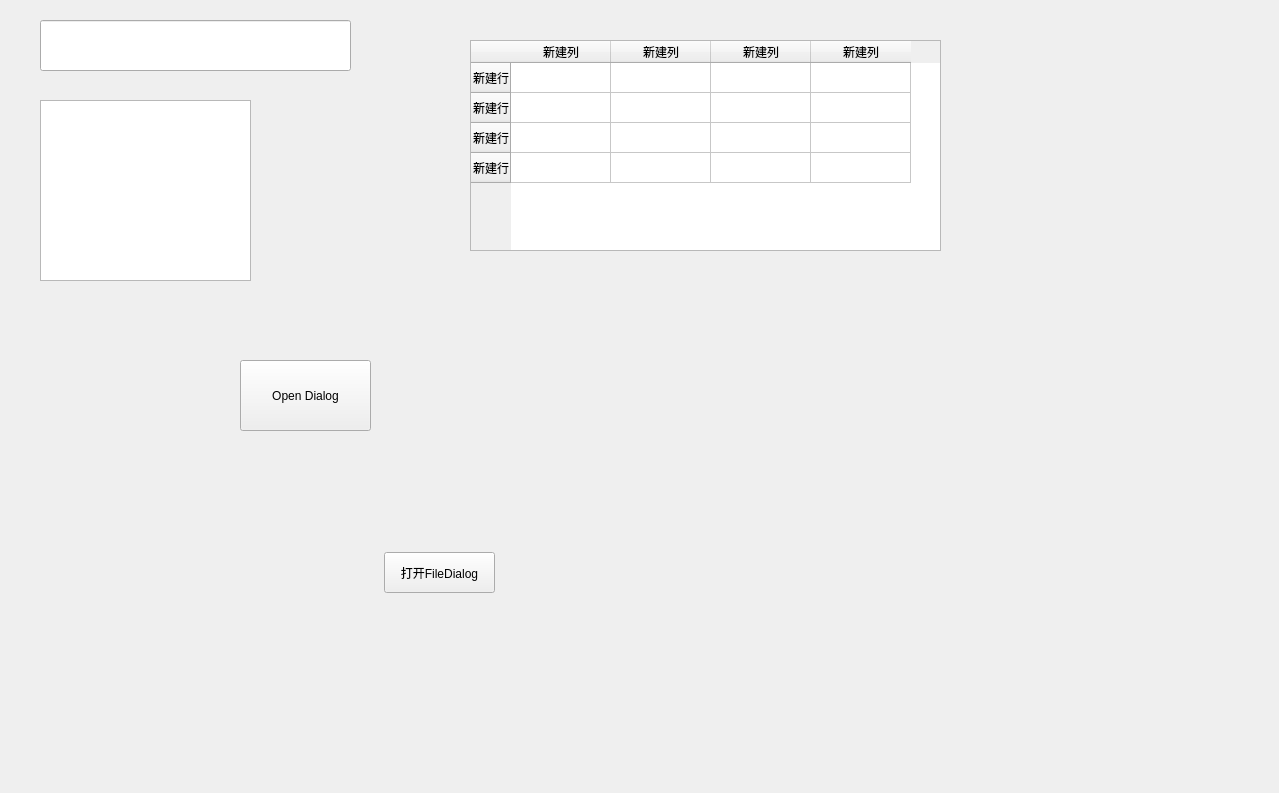
<?xml version="1.0" encoding="UTF-8"?>
<ui version="4.0">
 <class>MainWindow</class>
 <widget class="QMainWindow" name="MainWindow">
  <property name="geometry">
   <rect>
    <x>0</x>
    <y>0</y>
    <width>1279</width>
    <height>793</height>
   </rect>
  </property>
  <property name="focusPolicy">
   <enum>Qt::ClickFocus</enum>
  </property>
  <property name="windowTitle">
   <string>MainWindow</string>
  </property>
  <widget class="QWidget" name="centralWidget">
   <widget class="QLineEdit" name="lineEdit">
    <property name="geometry">
     <rect>
      <x>40</x>
      <y>20</y>
      <width>311</width>
      <height>51</height>
     </rect>
    </property>
   </widget>
   <widget class="QTextEdit" name="textEdit">
    <property name="geometry">
     <rect>
      <x>40</x>
      <y>100</y>
      <width>211</width>
      <height>181</height>
     </rect>
    </property>
   </widget>
   <widget class="QTableWidget" name="tableWidget">
    <property name="geometry">
     <rect>
      <x>470</x>
      <y>40</y>
      <width>471</width>
      <height>211</height>
     </rect>
    </property>
    <row>
     <property name="text">
      <string>新建行</string>
     </property>
    </row>
    <row>
     <property name="text">
      <string>新建行</string>
     </property>
    </row>
    <row>
     <property name="text">
      <string>新建行</string>
     </property>
    </row>
    <row>
     <property name="text">
      <string>新建行</string>
     </property>
    </row>
    <column>
     <property name="text">
      <string>新建列</string>
     </property>
    </column>
    <column>
     <property name="text">
      <string>新建列</string>
     </property>
    </column>
    <column>
     <property name="text">
      <string>新建列</string>
     </property>
    </column>
    <column>
     <property name="text">
      <string>新建列</string>
     </property>
    </column>
   </widget>
   <widget class="QPushButton" name="btnOpen">
    <property name="geometry">
     <rect>
      <x>240</x>
      <y>360</y>
      <width>131</width>
      <height>71</height>
     </rect>
    </property>
    <property name="text">
     <string>Open Dialog</string>
    </property>
   </widget>
   <widget class="QPushButton" name="btnFileDialog">
    <property name="geometry">
     <rect>
      <x>384</x>
      <y>552</y>
      <width>111</width>
      <height>41</height>
     </rect>
    </property>
    <property name="text">
     <string>打开FileDialog</string>
    </property>
   </widget>
  </widget>
  <widget class="QMenuBar" name="menuBar">
   <property name="geometry">
    <rect>
     <x>0</x>
     <y>0</y>
     <width>1279</width>
     <height>23</height>
    </rect>
   </property>
  </widget>
 </widget>
 <layoutdefault spacing="6" margin="11"/>
 <resources/>
 <connections/>
</ui>
